Frame 1 (no input): blank canvas, image omitted
Frame 60 (the mouse pressed at the canvas centre just before this capture): blank canvas, image omitted
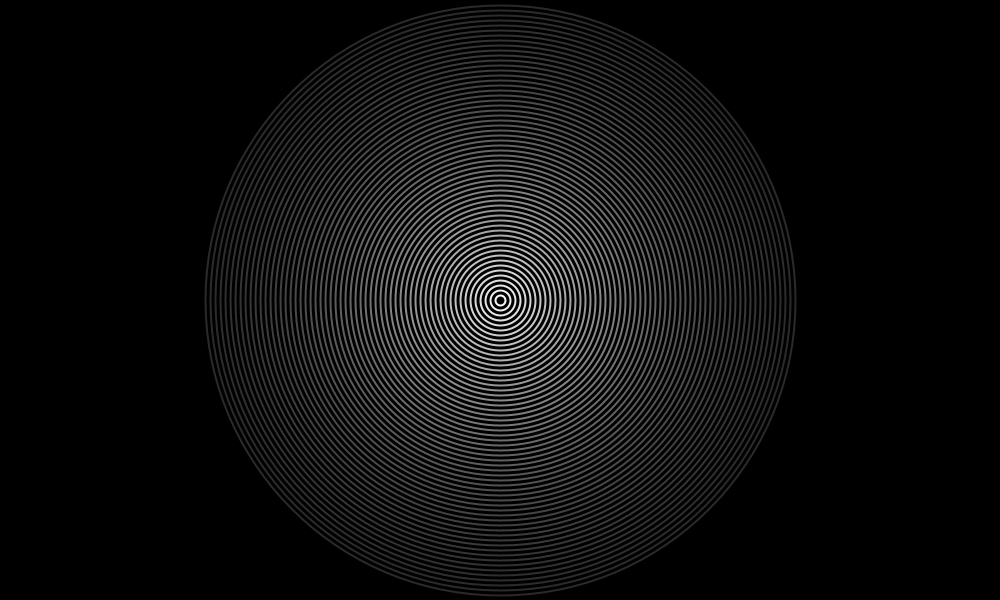
Frame 120 (the mouse held since frame 60 and released just before this capture)

The Processing sketch whose frames 1 and 60 were blank and that drew this single picture after the mouse press (run headless with seeded random() and noise(); from frame 60 on, the mouse is pressed at the canvas centre):

// Processing sketch: wave_simulation
// ── wave_simulation.pde
import java.util.ArrayList;
import java.util.Iterator;
import java.util.List;
import java.util.Collections;

/* constant values */
final int speed = 10;
final float radius = 5;
final int initLife = 150;
final float dumping = 0.97;

Boolean pressing = false;
List<Wave> waves = new ArrayList<Wave>();//list of particles

void setup(){
  size(1000, 600);
  frameRate(30);
}
void draw(){
  background(0);
  List<Wave> rm = new ArrayList<Wave>();
  for(Wave w: waves){
    w.grow();
    Boolean res = w.draw();
    if(!res){
      rm.add(w);
    }
  }
  for(Wave w: rm){
    waves.remove(w);
  }
  if(pressing){
    Wave w =new Wave(mouseX, mouseY, initLife);
    waves.add(w);
  }
}
void mousePressed(){
  pressing ^= true;
}
class Wave{
  public Wave(float x, float y, int life){
    this.x = x;
    this.y = y;
    this.life = life;
    this.radius = 0;
    opacity = 255;
    setColor(255,255,255);
  }
  float x,y;
  float r,g,b;
  float radius;
  float opacity;
  Boolean canGenerate = true;
  int life;
  void grow(){
    radius+= speed;
    life--;
    opacity *= dumping;
  }
  Boolean draw(){
    if(life <= 0){
      return false;
    }
    strokeWeight(speed/4);
    stroke(r,g,b,opacity);
    fill(0,0,0,0);
    ellipse(x,y,radius,radius);
    return true;
  }
  void setColor(float r, float g, float b){
    this.r = r;
    this.g = g;
    this.b = b;
  }
}
